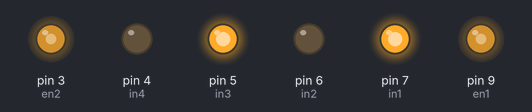
A sketch run on a simulated Arduino Uno, built with avr-gcc and run on an emulated ATmega328P. Shown: output pins drawn as LEDs (lit = HIGH).

Above: at 0.1 s.
Timing chart, 0 to 1.6 s (numbered marks = the images above):
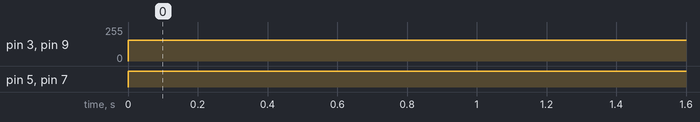

Measured:
- by itself, pin 3 (en2), pin 9 (en1): 0/255 → 155/255 at 0.00 s
- by itself, pin 5 (in3), pin 7 (in1): LOW → HIGH at 0.00 s

The sketch:

Button_Speed_Control.ino
```cpp
const int in1 = 7;
const int in2 = 6;
const int in3 = 5;
const int in4 = 4;
const int en1 = 9;
const int en2 = 3;
#define vitescik 10
#define vitesdus 11

int hiz=155;

void setup() {

  pinMode(in1, OUTPUT);
  pinMode(in2, OUTPUT);
  pinMode(in3, OUTPUT);
  pinMode(in4, OUTPUT);
  pinMode(en1, OUTPUT);
  pinMode(en2, OUTPUT);
  pinMode(vitescik,INPUT);
  pinMode(vitesdus,INPUT);
}

void loop() {

  if (vitescik==1){
    hiz=hiz+15;
    }

  if (vitesdus==1){
    hiz=hiz-5;
    }

  if (hiz>255){
    hiz=255;
    }

  if (hiz<0){
    hiz=0;
    }


  analogWrite(en1, hiz);         //PWM signal, it can be between 0-255
  analogWrite(en2, hiz);         //PWM signal, it can be between 0-255
  digitalWrite(in1, HIGH);
  digitalWrite(in2, LOW);
  digitalWrite(in3, HIGH);
  digitalWrite(in4, LOW);
}
```
